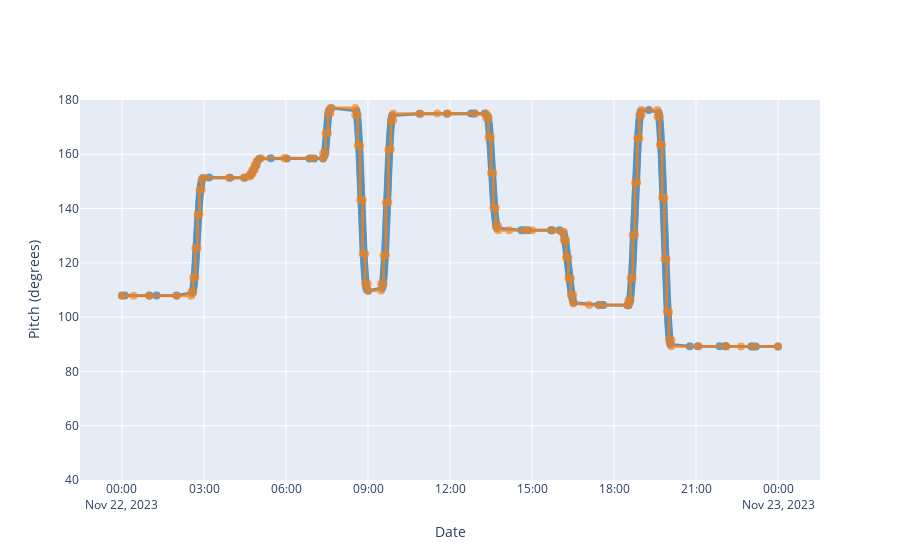

Notebook code for this chart:
### Markdown cell above
### Show the pitch

### Code cell
pitch_val = validate.ValidatePitch(stop="2023:327:00:00:00", days=1)
pitch_val.get_plot_figure()

### Figure 1 — Plotly figure (JSON) as saved in the notebook; plotly's stock layout.template omitted (floating-point values rounded to 4 significant figures; data arrays with more than 128 entries replaced by an {"elided": "..."} marker saying what was removed)
{"data": [{"hovertemplate": "%{x|%Y:%j:%H:%M:%S} %{y}", "line": {"color": "#1f77b4", "width": 3}, "marker": {"opacity": 0.9, "size": 8}, "mode": "lines+markers", "name": "Telem", "opacity": 0.75, "showlegend": false, "type": "scatter", "x": {"elided": "478 str values"}, "y": {"elided": "478 float values"}}, {"hovertemplate": "%{x|%Y:%j:%H:%M:%S} %{y}", "line": {"color": "#ff7f0e", "width": 3}, "marker": {"opacity": 0.9, "size": 8}, "mode": "lines+markers", "name": "State", "opacity": 0.75, "showlegend": false, "type": "scatter", "x": {"elided": "131 str values"}, "y": {"elided": "131 float values"}}], "layout": {"xaxis": {"title": {"text": "Date"}}, "yaxis": {"range": [40, 180], "title": {"text": "Pitch (degrees)"}}}}
